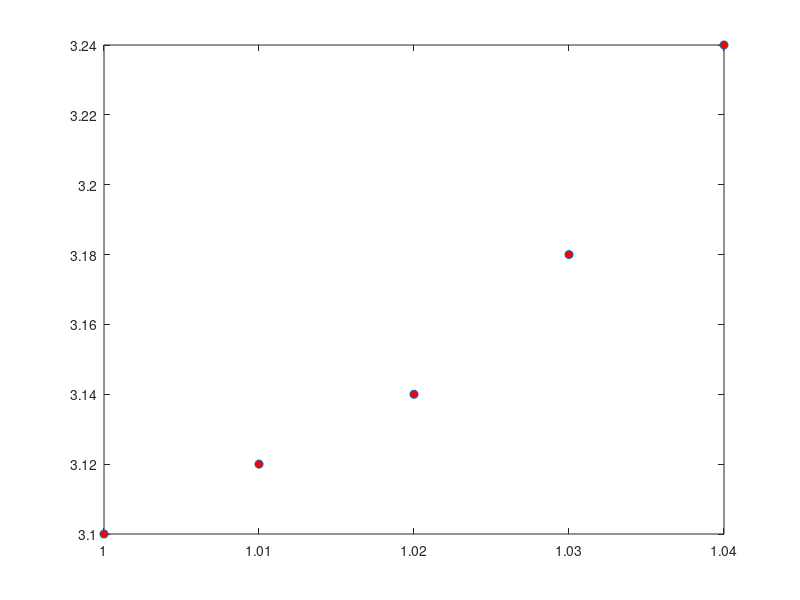

Write MATLAB code to recreate this figure. (Note: this script raises an error after producing the figure.)
clear all; 
close all; 
clc
t=[1.00 1.01 1.02 1.03 1.04];
i=[3.10 3.12 3.14 3.18 3.24];

plot(t,i,'o','markerfacecolor','r');

syms T

L(1)=((T-t(2))*(T-t(3))*(T-t(4)))/((t(1)-t(2))*(t(1)-t(3))*(t(1)-t(4)));
L(2)=((T-t(2))*(T-t(3))*(T-t(4)))/((t(2)-t(1))*(t(2)-t(3))*(t(2)-t(4)));
L(3)=((T-t(2))*(T-t(3))*(T-t(4)))/((t(3)-t(1))*(t(2)-t(3))*(t(2)-t(4)));
L(4)=((T-t(2))*(T-t(3))*(T-t(4)))/((t(4)-t(1))*(t(2)-t(3))*(t(2)-t(4)));

P=i(1)*L(1)+i(2)*L(2)+i(3)*L(3)+i(4)*L(4)
 
figure (2)
ezplot(P,[min(t),max(t)]);
vpa(abs(subs(P,t)));
vpa(abs(subs(P,100)));
